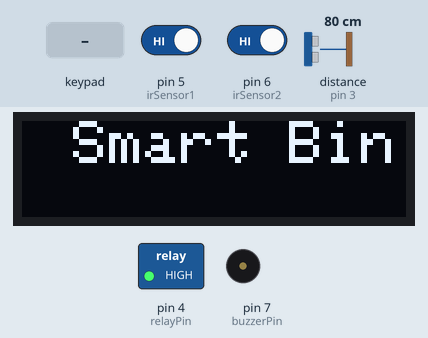
Recording of a sketch running on a simulated Arduino Uno, built with avr-gcc and run on an emulated ATmega328P. On the bench: 128×32 one-colour display, switched loads named in the sketch (green lamp = pin HIGH), buzzer (waves = sounding). Wiring (inferred from the names in the program): ultrasonic range finder: trigger pin 2; echo pin 3. The inputs (shaded band) are chosen by the test bench; at power-on: pin 5 (irSensor1) HIGH, pin 6 (irSensor2) HIGH, distance to the obstacle (sensor on pin 3) 80 cm. The echo pulse lasts 58.3 µs per cm; pins used as bus, display or sensor lines are not drawn.

Above: at 11.83 s.
12.1 s: key '#' pressed
At 23.5 s:
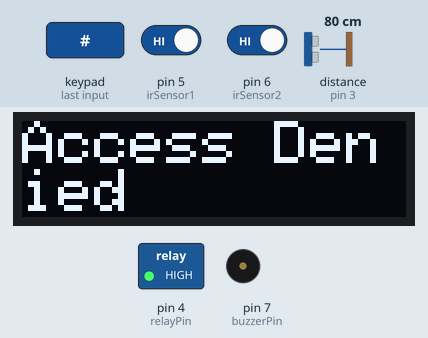
26.1 s: pin 5 (irSensor1) driven LOW
At 38.1 s:
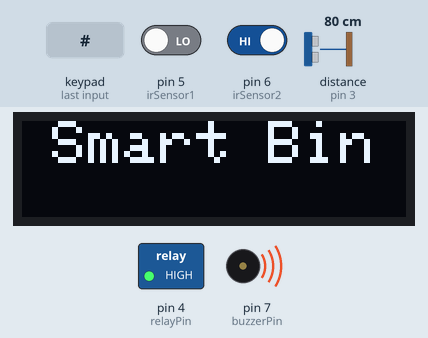
38.2 s: pin 5 (irSensor1) driven HIGH
46.5 s: pin 6 (irSensor2) driven LOW
At 47.5 s:
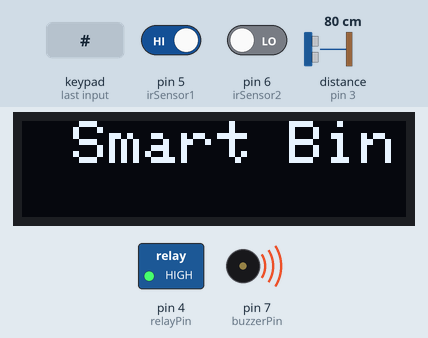
54.8 s: pin 6 (irSensor2) driven HIGH
At 61.2 s:
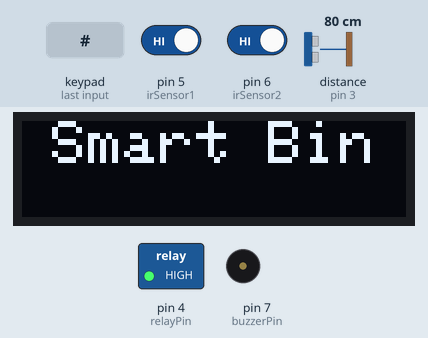
Timing chart, 0 to 62.7 s (numbered marks = the images above; inputs shaded):
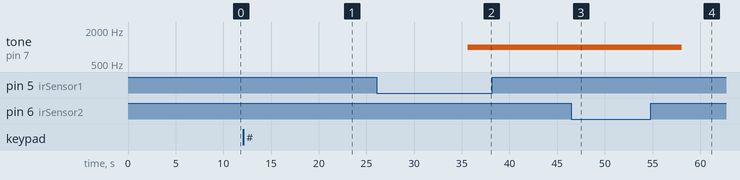

The sketch:

smart_dustbin.ino
```cpp
#include <Wire.h>
#include <Adafruit_SSD1306.h> // For OLED display
#include <Keypad.h>           // For 4x4 keypad

// OLED display configuration
#define SCREEN_WIDTH 128
#define SCREEN_HEIGHT 32 // Modified for 128x32 display
Adafruit_SSD1306 oled(SCREEN_WIDTH, SCREEN_HEIGHT, &Wire, -1);

// Pin configuration
const int trigPin = 2;     // Ultrasonic sensor trig pin
const int echoPin = 3;     // Ultrasonic sensor echo pin
const int relayPin = 4;    // Relay pin for door lock
const int irSensor1 = 5;   // IR sensor 1
const int irSensor2 = 6;   // IR sensor 2
const int buzzerPin = 7;   // Buzzer pin

// Keypad configuration
const byte ROWS = 4;       // Four rows
const byte COLS = 4;       // Four columns
char keys[ROWS][COLS] = {
  {'1', '2', '3', 'A'},
  {'4', '5', '6', 'B'},
  {'7', '8', '9', 'C'},
  {'*', '0', '#', 'D'}
};
byte rowPins[ROWS] = {8, 9, 10, 11};  // Connect to the row pinouts of the keypad
byte colPins[COLS] = {12, A0, A1, A2}; // Connect to the column pinouts of the keypad
Keypad keypad = Keypad(makeKeymap(keys), rowPins, colPins, ROWS, COLS);

// Variables
const int predefinedDistance = 10; // Distance in cm to lock the bin
const int irThreshold = 20;        // Distance in cm for IR sensors
String password = "1234";          // Predefined password
String inputPassword = "";
bool isLocked = true;

void setup() {
  // Initialize Serial Monitor
  Serial.begin(9600);

  // Initialize OLED
  if (!oled.begin(SSD1306_I2C_ADDRESS, 0x3C)) {
    Serial.println("OLED initialization failed!");
    while (1);
  }
  oled.clearDisplay();
  oled.setTextSize(1);
  oled.setTextColor(SSD1306_WHITE);
  oled.display();

  // Initialize pins
  pinMode(trigPin, OUTPUT);
  pinMode(echoPin, INPUT);
  pinMode(relayPin, OUTPUT);
  pinMode(irSensor1, INPUT);
  pinMode(irSensor2, INPUT);
  pinMode(buzzerPin, OUTPUT);

  // Lock the bin initially
  lockBin();
}

void loop() {
  // Measure distance using ultrasonic sensor
  int distance = measureDistance();

  // Display scrolling text on OLED
  testScrollText();

  // Check if the bin is full
  if (distance < predefinedDistance) {
    lockBin();
  }

  // Check if waste is placed beside the bin
  bool wasteBeside = checkWasteBeside();
  if (wasteBeside) {
    soundBuzzer();
  } else {
    noTone(buzzerPin);
  }

  // Handle keypad input
  char key = keypad.getKey();
  if (key) {
    if (key == '#') {
      if (inputPassword == password) {
        unlockBin();
      } else {
        oled.clearDisplay();
        oled.setCursor(0, 0);
        oled.print("Access Denied");
        oled.display();
        delay(2000);
      }
      inputPassword = ""; // Reset password input
    } else if (key == '*') {
      inputPassword = ""; // Clear input
    } else {
      inputPassword += key; // Append key to password
    }
  }

  delay(100);
}

void testScrollText() {
  oled.clearDisplay();
  oled.setTextSize(2); // Set text size
  oled.setTextColor(SSD1306_WHITE);
  oled.setCursor(10, 0);
  oled.println("Smart Bin");
  oled.display();
  delay(100);

  oled.startscrollright(0x00, 0x0F);
  delay(2000);
  oled.stopscroll();
  delay(1000);
  oled.startscrollleft(0x00, 0x0F);
  delay(2000);
  oled.stopscroll();
  delay(1000);
  oled.startscrolldiagright(0x00, 0x07);
  delay(2000);
  oled.startscrolldiagleft(0x00, 0x07);
  delay(2000);
  oled.stopscroll();
  delay(1000);
}

// Function to measure distance using ultrasonic sensor
int measureDistance() {
  digitalWrite(trigPin, LOW);
  delayMicroseconds(2);
  digitalWrite(trigPin, HIGH);
  delayMicroseconds(10);
  digitalWrite(trigPin, LOW);
  int duration = pulseIn(echoPin, HIGH);
  int distance = duration * 0.034 / 2; // Convert to cm
  return distance;
}

// Function to check waste beside the bin
bool checkWasteBeside() {
  bool sensor1Triggered = digitalRead(irSensor1) == LOW;
  bool sensor2Triggered = digitalRead(irSensor2) == LOW;
  return sensor1Triggered || sensor2Triggered;
}

// Function to lock the bin
void lockBin() {
  digitalWrite(relayPin, HIGH); // Activate relay to lock
  isLocked = true;
}

// Function to unlock the bin
void unlockBin() {
  digitalWrite(relayPin, LOW); // Deactivate relay to unlock
  isLocked = false;
}

// Function to sound the buzzer
void soundBuzzer() {
  tone(buzzerPin, 1000); // Sound the buzzer at 1kHz
}
```

Measured:
- after the input at 12.1 s, the display: first differs from a run without the input after 10.3 s (image 1)
- after the input at 26.1 s, tone on pin 7 (buzzerPin): silent → 1000 Hz after 9.5 s
- after the input at 46.5 s, tone on pin 7 (buzzerPin): stays 1000 Hz (without the input it goes to silent after 0.34 s)
- after the input at 54.8 s, tone on pin 7 (buzzerPin): 1000 Hz → silent after 3.3 s
- what the display in image 1 shows lasts 2.1 s, from 22.4 s to 24.5 s
